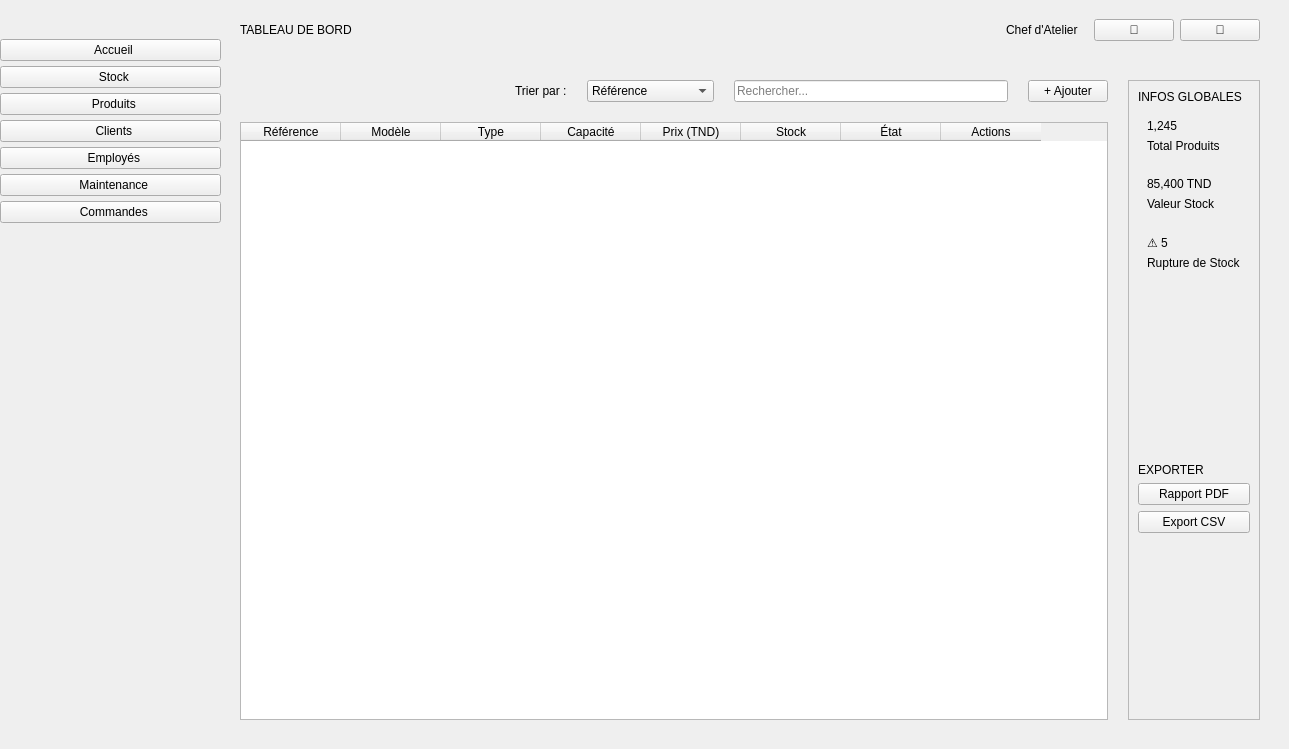
    <widget class="QWidget" name="dashboard">
     <attribute name="title">
      <string>Dashboard</string>
     </attribute>
     <widget class="QWidget" name="verticalLayoutWidget_1">
      <property name="geometry">
       <rect>
        <x>0</x>
        <y>0</y>
        <width>221</width>
        <height>740</height>
       </rect>
      </property>
      <layout class="QVBoxLayout" name="verticalLayout_1">
       <property name="spacing">
        <number>5</number>
       </property>
       <property name="bottomMargin">
        <number>20</number>
       </property>
       <item>
        <widget class="QLabel" name="label_1">
         <property name="text">
          <string/>
         </property>
         <property name="pixmap">
          <pixmap resource="logo.qrc">:/logo1.png</pixmap>
         </property>
        </widget>
       </item>
       <item>
        <spacer>
         <property name="orientation">
          <enum>Qt::Orientation::Vertical</enum>
         </property>
         <property name="sizeType">
          <enum>QSizePolicy::Policy::Fixed</enum>
         </property>
         <property name="sizeHint" stdset="0">
          <size>
           <width>20</width>
           <height>20</height>
          </size>
         </property>
        </spacer>
       </item>
       <item>
        <widget class="QPushButton" name="btnhome_1">
         <property name="text">
          <string>  Accueil</string>
         </property>
        </widget>
       </item>
       <item>
        <widget class="QPushButton" name="btnstock_1">
         <property name="text">
          <string>  Stock</string>
         </property>
        </widget>
       </item>
       <item>
        <widget class="QPushButton" name="btnproduit_1">
         <property name="text">
          <string>  Produits</string>
         </property>
        </widget>
       </item>
       <item>
        <widget class="QPushButton" name="btnclient_1">
         <property name="text">
          <string>  Clients</string>
         </property>
        </widget>
       </item>
       <item>
        <widget class="QPushButton" name="btnemploye_1">
         <property name="text">
          <string>  Employés</string>
         </property>
        </widget>
       </item>
       <item>
        <widget class="QPushButton" name="btnmaintenance_1">
         <property name="text">
          <string>  Maintenance</string>
         </property>
        </widget>
       </item>
       <item>
        <widget class="QPushButton" name="btncmd_1">
         <property name="text">
          <string>  Commandes</string>
         </property>
        </widget>
       </item>
       <item>
        <spacer>
         <property name="orientation">
          <enum>Qt::Orientation::Vertical</enum>
         </property>
         <property name="sizeHint" stdset="0">
          <size>
           <width>0</width>
           <height>0</height>
          </size>
         </property>
        </spacer>
       </item>
      </layout>
     </widget>
     <widget class="QWidget" name="horizontalLayoutWidget_1">
      <property name="geometry">
       <rect>
        <x>220</x>
        <y>0</y>
        <width>1060</width>
        <height>60</height>
       </rect>
      </property>
      <layout class="QHBoxLayout" name="horizontalLayout_1">
       <property name="leftMargin">
        <number>20</number>
       </property>
       <property name="rightMargin">
        <number>20</number>
       </property>
       <item>
        <widget class="QLabel" name="lb_1">
         <property name="text">
          <string>TABLEAU DE BORD</string>
         </property>
        </widget>
       </item>
       <item>
        <spacer>
         <property name="orientation">
          <enum>Qt::Orientation::Horizontal</enum>
         </property>
         <property name="sizeHint" stdset="0">
          <size>
           <width>0</width>
           <height>0</height>
          </size>
         </property>
        </spacer>
       </item>
       <item>
        <widget class="QLabel" name="user_1">
         <property name="text">
          <string>Chef d'Atelier</string>
         </property>
        </widget>
       </item>
       <item>
        <spacer>
         <property name="orientation">
          <enum>Qt::Orientation::Horizontal</enum>
         </property>
         <property name="sizeType">
          <enum>QSizePolicy::Policy::Fixed</enum>
         </property>
         <property name="sizeHint" stdset="0">
          <size>
           <width>10</width>
           <height>20</height>
          </size>
         </property>
        </spacer>
       </item>
       <item>
        <widget class="QPushButton" name="btnnotif_1">
         <property name="text">
          <string>🔔</string>
         </property>
        </widget>
       </item>
       <item>
        <widget class="QPushButton" name="btnprofil_1">
         <property name="text">
          <string>👤</string>
         </property>
        </widget>
       </item>
      </layout>
     </widget>
     <widget class="QWidget" name="contentArea_1">
      <property name="geometry">
       <rect>
        <x>240</x>
        <y>80</y>
        <width>1020</width>
        <height>640</height>
       </rect>
      </property>
      <layout class="QHBoxLayout" name="contentLayout">
       <property name="spacing">
        <number>20</number>
       </property>
       <item>
        <layout class="QVBoxLayout" name="tableLayout">
         <item>
          <layout class="QHBoxLayout" name="searchRow">
           <item>
            <spacer>
             <property name="orientation">
              <enum>Qt::Orientation::Horizontal</enum>
             </property>
             <property name="sizeHint" stdset="0">
              <size>
               <width>0</width>
               <height>0</height>
              </size>
             </property>
            </spacer>
           </item>
           <item>
            <widget class="QLabel" name="lblSort">
             <property name="text">
              <string>Trier par :</string>
             </property>
            </widget>
           </item>
           <item>
            <widget class="QComboBox" name="cbSort">
             <item>
              <property name="text">
               <string>Référence</string>
              </property>
             </item>
             <item>
              <property name="text">
               <string>Prix (Croissant)</string>
              </property>
             </item>
             <item>
              <property name="text">
               <string>Prix (Décroissant)</string>
              </property>
             </item>
             <item>
              <property name="text">
               <string>Quantité</string>
              </property>
             </item>
            </widget>
           </item>
           <item>
            <widget class="QLineEdit" name="searchInput">
             <property name="placeholderText">
              <string>Rechercher...</string>
             </property>
            </widget>
           </item>
           <item>
            <widget class="QPushButton" name="btnAddProduct">
             <property name="text">
              <string>+ Ajouter</string>
             </property>
            </widget>
           </item>
          </layout>
         </item>
         <item>
          <widget class="QTableWidget" name="tableProduits">
           <property name="columnCount">
            <number>8</number>
           </property>
           <attribute name="verticalHeaderVisible">
            <bool>false</bool>
           </attribute>
           <column>
            <property name="text">
             <string>Référence</string>
            </property>
           </column>
           <column>
            <property name="text">
             <string>Modèle</string>
            </property>
           </column>
           <column>
            <property name="text">
             <string>Type</string>
            </property>
           </column>
           <column>
            <property name="text">
             <string>Capacité</string>
            </property>
           </column>
           <column>
            <property name="text">
             <string>Prix (TND)</string>
            </property>
           </column>
           <column>
            <property name="text">
             <string>Stock</string>
            </property>
           </column>
           <column>
            <property name="text">
             <string>État</string>
            </property>
           </column>
           <column>
            <property name="text">
             <string>Actions</string>
            </property>
           </column>
          </widget>
         </item>
        </layout>
       </item>
       <item>
        <widget class="QFrame" name="rightSidebar">
         <property name="frameShape">
          <enum>QFrame::Shape::StyledPanel</enum>
         </property>
         <layout class="QVBoxLayout" name="rightLayout">
          <item>
           <widget class="QLabel" name="lblFunc">
            <property name="text">
             <string>INFOS GLOBALES</string>
            </property>
           </widget>
          </item>
          <item>
           <widget class="QFrame" name="stat1">
            <property name="class" stdset="0">
             <string>statCard</string>
            </property>
            <layout class="QVBoxLayout">
             <item>
              <widget class="QLabel" name="st_val1">
               <property name="text">
                <string>1,245</string>
               </property>
               <property name="class" stdset="0">
                <string>statValue</string>
               </property>
              </widget>
             </item>
             <item>
              <widget class="QLabel" name="st_lbl1">
               <property name="text">
                <string>Total Produits</string>
               </property>
               <property name="class" stdset="0">
                <string>statLabel</string>
               </property>
              </widget>
             </item>
            </layout>
           </widget>
          </item>
          <item>
           <widget class="QFrame" name="stat2">
            <property name="class" stdset="0">
             <string>statCard</string>
            </property>
            <layout class="QVBoxLayout">
             <item>
              <widget class="QLabel" name="st_val2">
               <property name="text">
                <string>85,400 TND</string>
               </property>
               <property name="class" stdset="0">
                <string>statValue</string>
               </property>
              </widget>
             </item>
             <item>
              <widget class="QLabel" name="st_lbl2">
               <property name="text">
                <string>Valeur Stock</string>
               </property>
               <property name="class" stdset="0">
                <string>statLabel</string>
               </property>
              </widget>
             </item>
            </layout>
           </widget>
          </item>
          <item>
           <widget class="QFrame" name="stat3">
            <property name="class" stdset="0">
             <string>alertCard</string>
            </property>
            <layout class="QVBoxLayout">
             <item>
              <widget class="QLabel" name="st_val3">
               <property name="text">
                <string>⚠ 5</string>
               </property>
               <property name="class" stdset="0">
                <string>alertValue</string>
               </property>
              </widget>
             </item>
             <item>
              <widget class="QLabel" name="st_lbl3">
               <property name="text">
                <string>Rupture de Stock</string>
               </property>
               <property name="class" stdset="0">
                <string>statLabel</string>
               </property>
              </widget>
             </item>
            </layout>
           </widget>
          </item>
          <item>
           <spacer>
            <property name="orientation">
             <enum>Qt::Orientation::Vertical</enum>
            </property>
            <property name="sizeHint" stdset="0">
             <size>
              <width>0</width>
              <height>0</height>
             </size>
            </property>
           </spacer>
          </item>
          <item>
           <widget class="QLabel" name="lblExport">
            <property name="text">
             <string>EXPORTER</string>
            </property>
           </widget>
          </item>
          <item>
           <widget class="QPushButton" name="btnPdf">
            <property name="text">
             <string>Rapport PDF</string>
            </property>
           </widget>
          </item>
          <item>
           <widget class="QPushButton" name="btnCsv">
            <property name="text">
             <string>Export CSV</string>
            </property>
           </widget>
          </item>
          <item>
           <spacer>
            <property name="orientation">
             <enum>Qt::Orientation::Vertical</enum>
            </property>
            <property name="sizeHint" stdset="0">
             <size>
              <width>0</width>
              <height>0</height>
             </size>
            </property>
           </spacer>
          </item>
         </layout>
        </widget>
       </item>
      </layout>
     </widget>
    </widget>
